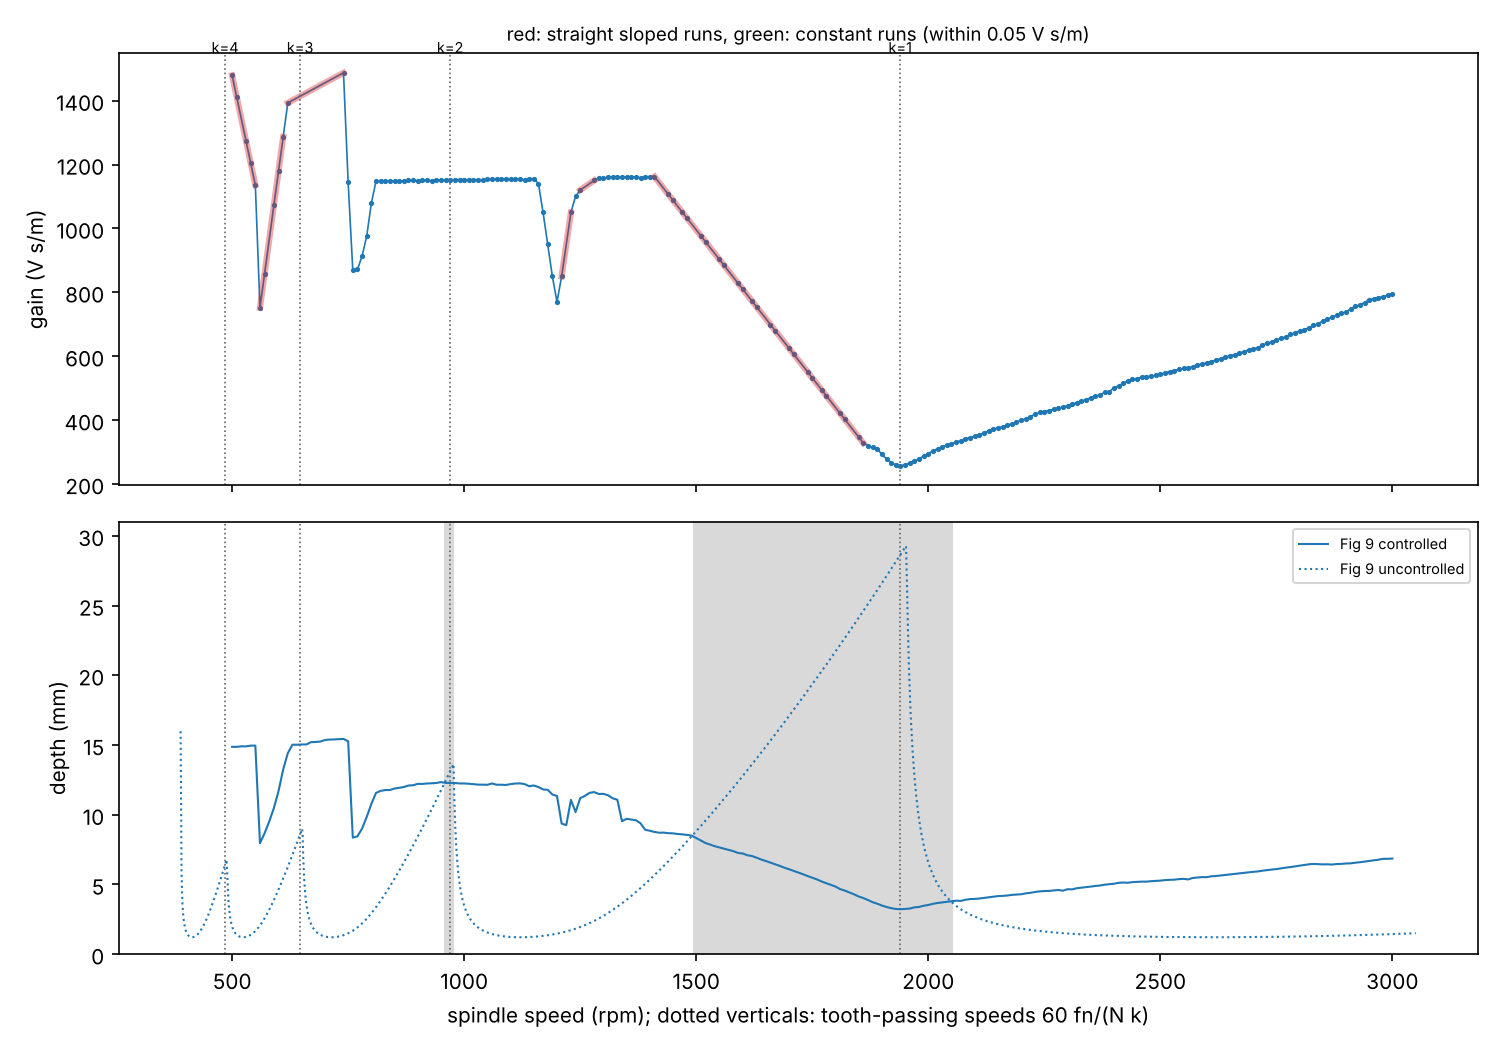

Python code for this plot:
"""(e) Fig. 8: speed intervals where the plotted gain is an exact straight line.

The Fig. 8 polyline is read from the PDF (214 vertices; the optimisation grid
is 500:10:3000 rpm = 251 speeds).  A run is a maximal set of consecutive
vertices that all lie within TOL of the chord joining its first and last
vertex.  For every run longer than 30 rpm the script reports its end points,
slope, number of 10-rpm grid speeds inside it, number of those speeds that
carry a polyline vertex, and the largest deviation from the chord.

Each run is then related to
  * the tooth-passing resonance speeds  rpm_k = 60 fn / (N k), fn = 129.3 Hz;
  * the lobe peaks of the plotted uncontrolled SLD (Fig. 9, dashed);
  * the white overlay rectangles of Fig. 9 (see d_white_shapes.json).
The same run detection is applied to the Fig. 9 controlled curve.

Outputs: e_fig8_linear_runs.json, e_fig8_linear_runs.csv, e_fig8_linear_runs.png
"""
import json
import os

import numpy as np

from common import fig8, fig9_controlled, fig9_uncontrolled, save_csv, save_json, HERE
import params as P
import extract_vector_figs as evf

TOL = 0.05            # V s/m: exact collinearity (tick-fit error of the axis map is 0.065)
MIN_SPAN = 20.0       # rpm


def runs(x, y, tol):
    out = []
    i = 0
    n = len(x)
    while i < n - 1:
        j = i + 1
        while j + 1 < n:
            k = j + 1
            xs, ys = x[i:k + 1], y[i:k + 1]
            chord = y[i] + (y[k] - y[i]) * (xs - x[i]) / (x[k] - x[i])
            if np.abs(ys - chord).max() > tol:
                break
            j = k
        xs, ys = x[i:j + 1], y[i:j + 1]
        chord = y[i] + (y[j] - y[i]) * (xs - x[i]) / (x[j] - x[i])
        out.append(dict(i0=i, i1=j, rpm_from=x[i], rpm_to=x[j], g_from=y[i], g_to=y[j],
                        span=x[j] - x[i], slope=(y[j] - y[i]) / (x[j] - x[i]),
                        n_vertices=j - i + 1, max_dev=float(np.abs(ys - chord).max())))
        i = j
    return out


def local_maxima(x, y, lo, hi):
    m = (x >= lo) & (x <= hi)
    xs, ys = x[m], y[m]
    k = np.argmax(ys)
    return xs[k], ys[k]


def main():
    x8, y8 = fig8()
    r8 = np.round(x8 / 10) * 10
    tooth = {k: 60 * P.FN / (P.N_TEETH * k) for k in range(1, 6)}
    xu, au = fig9_uncontrolled()
    peaks = [local_maxima(xu, au, lo, hi) for lo, hi in ((450, 520), (600, 700), (900, 1050), (1850, 2050))]

    dpath = os.path.join(HERE, "d_white_shapes.json")
    covers = []
    if os.path.exists(dpath):
        with open(dpath) as fh:
            dd = json.load(fh)
        covers = [(e["seqno"], e["rpm"]) for e in dd["white_fills"] if e["role"] == "overlay rectangle"
                  and e["rpm"][0] < 2300]

    R = runs(r8, y8, TOL)
    long_ = []
    for r in R:
        if r["span"] < MIN_SPAN:
            continue
        grid = np.arange(r["rpm_from"], r["rpm_to"] + 1, 10)
        r["grid_speeds"] = len(grid)
        r["grid_speeds_with_vertex"] = int(sum(np.any(np.abs(r8 - g) < 1) for g in grid))
        r["missing_grid_speeds"] = [float(g) for g in grid if not np.any(np.abs(r8 - g) < 1)]
        if not r["missing_grid_speeds"] and r["span"] < 100:
            continue
        r["kind"] = "constant" if abs(r["slope"]) * r["span"] < 2 * TOL else "sloped straight line"
        kn = min(tooth, key=lambda k: min(abs(tooth[k] - r["rpm_from"]), abs(tooth[k] - r["rpm_to"]))
                 if not (r["rpm_from"] <= tooth[k] <= r["rpm_to"]) else -1)
        r["nearest_tooth_passing"] = dict(k=kn, rpm=tooth[kn],
                                          inside=bool(r["rpm_from"] <= tooth[kn] <= r["rpm_to"]))
        mu = (xu >= r["rpm_from"]) & (xu <= r["rpm_to"])
        r["uncontrolled_plot_depth_range_mm"] = [float(au[mu].min()), float(au[mu].max())]
        near = []
        for k, rk in tooth.items():
            if r["rpm_from"] - 30 <= rk <= r["rpm_to"] + 30:
                near.append(f"tooth-passing k={k} at {rk:.1f} rpm")
        for px, py in peaks:
            if r["rpm_from"] - 30 <= px <= r["rpm_to"] + 30:
                near.append(f"uncontrolled lobe peak {py:.1f} mm at {px:.0f} rpm (Fig 9 dashed)")
        for sq, rr in covers:
            if rr[1] >= r["rpm_from"] and rr[0] <= r["rpm_to"]:
                near.append(f"overlaps Fig 9 white rectangle seqno {sq} ({rr[0]:.0f}-{rr[1]:.0f} rpm)")
        r["related"] = near
        long_.append(r)

    # Fig 9 controlled: same detection, for the speeds of the long sloped Fig 8 runs
    x9, y9 = fig9_controlled()
    R9 = runs(np.round(x9 / 10) * 10, y9, 0.02)   # mm; axis fit error 0.0009 mm
    for r in long_:
        inside = [q for q in R9 if q["rpm_to"] > r["rpm_from"] and q["rpm_from"] < r["rpm_to"]]
        r["fig9_runs_inside"] = len(inside)
        r["fig9_longest_straight_inside_rpm"] = max(q["span"] for q in inside) if inside else 0

    allgrid = np.arange(500, 3001, 10)
    rep = dict(tolerance_Vs_per_m=TOL, n_vertices=len(x8), grid_speeds=251,
               speeds_without_vertex=int(251 - len(np.unique(r8))),
               missing_speed_list=[float(g) for g in allgrid if not np.any(np.abs(r8 - g) < 1)],
               tooth_passing_speeds=tooth, uncontrolled_lobe_peaks=peaks,
               fig8_min=dict(rpm=float(r8[np.argmin(y8)]), g=float(y8.min())),
               fig8_max=dict(rpm=float(r8[np.argmax(y8)]), g=float(y8.max())),
               long_runs=long_)
    save_json("e_fig8_linear_runs.json", rep)
    save_csv("e_fig8_linear_runs.csv",
             ["rpm_from", "rpm_to", "span_rpm", "g_from", "g_to", "slope_per_rpm", "kind", "n_vertices",
              "grid_speeds", "grid_speeds_with_vertex", "max_dev_from_chord", "nearest_tooth_k",
              "nearest_tooth_rpm", "unc_depth_min_mm", "unc_depth_max_mm", "related"],
             [(r["rpm_from"], r["rpm_to"], r["span"], r["g_from"], r["g_to"], r["slope"], r["kind"],
               r["n_vertices"], r["grid_speeds"], r["grid_speeds_with_vertex"], r["max_dev"],
               r["nearest_tooth_passing"]["k"], r["nearest_tooth_passing"]["rpm"],
               r["uncontrolled_plot_depth_range_mm"][0], r["uncontrolled_plot_depth_range_mm"][1],
               " | ".join(r["related"])) for r in long_])

    import matplotlib
    matplotlib.use("Agg")
    import matplotlib.pyplot as plt
    fig, ax = plt.subplots(2, 1, figsize=(10, 7), sharex=True)
    ax[0].plot(x8, y8, "C0.-", ms=3, lw=0.8, label="Fig 8 vertices")
    for r in long_:
        col = "C3" if r["kind"] != "constant" else "C2"
        ax[0].plot([r["rpm_from"], r["rpm_to"]], [r["g_from"], r["g_to"]], "-", color=col, lw=3, alpha=0.4)
    for k, rk in tooth.items():
        if 480 <= rk <= 3000:
            for a in ax:
                a.axvline(rk, color="0.4", ls=":", lw=0.8)
            ax[0].text(rk, 1550, f"k={k}", fontsize=7, ha="center")
    ax[0].set_ylabel("gain (V s/m)")
    ax[0].set_title("red: straight sloped runs, green: constant runs (within %.2f V s/m)" % TOL, fontsize=9)
    ax[1].plot(x9, y9, "C0-", lw=1, label="Fig 9 controlled")
    ax[1].plot(xu, au, "C0:", lw=1, label="Fig 9 uncontrolled")
    for sq, rr in covers:
        ax[1].axvspan(rr[0], rr[1], color="0.85", zorder=0)
    ax[1].set_ylim(0, 31)
    ax[1].set_xlabel("spindle speed (rpm); dotted verticals: tooth-passing speeds 60 fn/(N k)")
    ax[1].set_ylabel("depth (mm)")
    ax[1].legend(fontsize=7)
    fig.tight_layout()
    fig.savefig(f"{HERE}/e_fig8_linear_runs.png", dpi=150)

    print("missing", rep["missing_speed_list"])
    print("speeds without vertex", rep["speeds_without_vertex"], "min", rep["fig8_min"], "max", rep["fig8_max"])
    print("tooth", {k: round(v, 1) for k, v in tooth.items()}, "peaks", [(round(a), round(b, 2)) for a, b in peaks])
    for r in long_:
        print("%6.0f-%6.0f (%4.0f rpm) g %7.1f -> %7.1f slope %+.3f %-21s vtx %2d/%2d grid  maxdev %.3f  fig9 runs %d (longest %d) unc %.1f-%.1f mm k%d %s | %s" % (
            r["rpm_from"], r["rpm_to"], r["span"], r["g_from"], r["g_to"], r["slope"], r["kind"],
            r["grid_speeds_with_vertex"], r["grid_speeds"], r["max_dev"], r["fig9_runs_inside"],
            r["fig9_longest_straight_inside_rpm"], *r["uncontrolled_plot_depth_range_mm"],
            r["nearest_tooth_passing"]["k"], r["nearest_tooth_passing"]["inside"], "; ".join(r["related"])))


if __name__ == "__main__":
    main()
